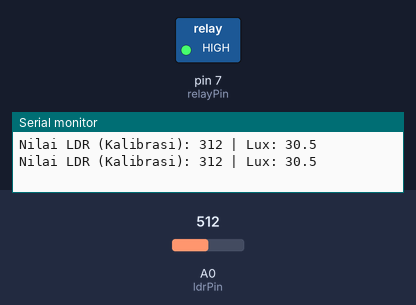
The sketch below on a simulated Arduino Uno, built with avr-gcc and run on an emulated ATmega328P. On the bench: switched loads named in the sketch (green lamp = pin HIGH), the last lines printed to the serial monitor. The test bench sets the inputs (shaded band); at power-on: A0 (ldrPin) = 512.

Above: at 1.8 s.
1.9 s: A0 (ldrPin) set to 401
3.4 s: A0 (ldrPin) set to 377
At 4.7 s:
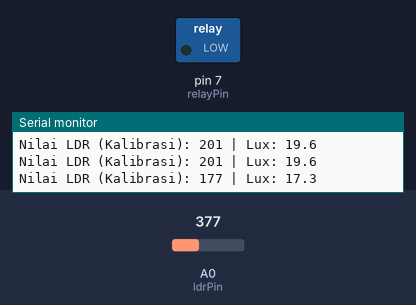
5.5 s: A0 (ldrPin) set to 511
At 6.3 s:
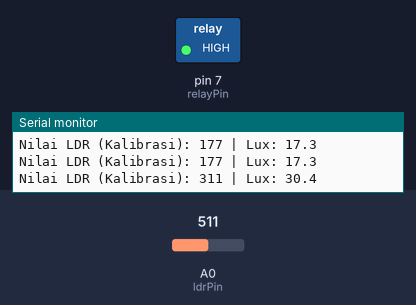
7.5 s: A0 (ldrPin) set to 306
At 9.0 s:
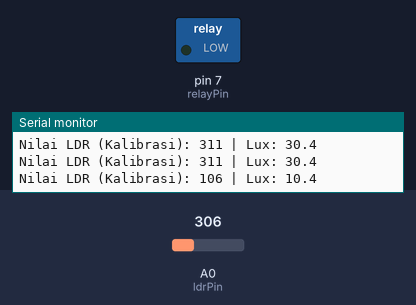
Timing chart, 0 to 10.5 s (numbered marks = the images above; inputs shaded):
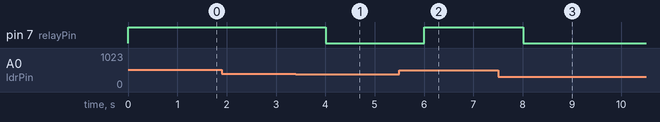

The sketch:

SENSOR_CAHAYA.ino
```cpp
const int ldrPin = A0; // Pin sensor LDR terhubung ke pin analog A0
const int relayPin = 7; // Pin relay terhubung ke pin digital 7

// Konstanta untuk konversi nilai analog menjadi Lux
const float m = 100.0 / 1023.0; // Konstanta gradien
const int offset = 200; // Nilai offset untuk kalibrasi

void setup() {
  Serial.begin(9600); // Mulai komunikasi serial dengan kecepatan 9600 bps
  pinMode(relayPin, OUTPUT); // Set pin relay sebagai output
}

void loop() {
  int ldrValue = analogRead(ldrPin); // Baca nilai sensor LDR

  // Kalibrasi nilai sensor LDR dengan mengurangkan offset
  int calibratedValue = ldrValue - offset;

  // Konversi nilai analog yang telah dikalibrasi menjadi Lux
  float luxValue = calibratedValue * m; // Konversi ke flux

  // Pastikan nilai Lux tidak negatif
  if (luxValue < 0) {
    luxValue = 0;
  }

  // Tampilkan nilai sensor LDR yang telah dikalibrasi dan Lux di serial monitor
  Serial.print("Nilai LDR (Kalibrasi): ");
  Serial.print(calibratedValue);
  Serial.print(" | Lux: ");
  Serial.println(luxValue, 1); // Menampilkan Lux dengan 1 digit setelah koma

  // Kontrol relay berdasarkan nilai Lux
  if (luxValue > 18) {
    digitalWrite(relayPin, HIGH); // Aktifkan relay jika Lux lebih dari 18
  } else {
    digitalWrite(relayPin, LOW); // Matikan relay jika Lux kurang dari atau sama dengan 18
  }

  delay(1000); // Tunggu 1 detik sebelum melakukan pembacaan lagi
}
```

Measured:
- the behaviour switches between 385 and 384 on A0 (ldrPin) (found by bisection; images 0 and 1)
- after the input at 3.4 s, pin 7 (relayPin): HIGH → LOW after 0.60 s
- after the input at 5.5 s, pin 7 (relayPin): LOW → HIGH after 0.51 s
- after the input at 7.5 s, pin 7 (relayPin): HIGH → LOW after 0.51 s
